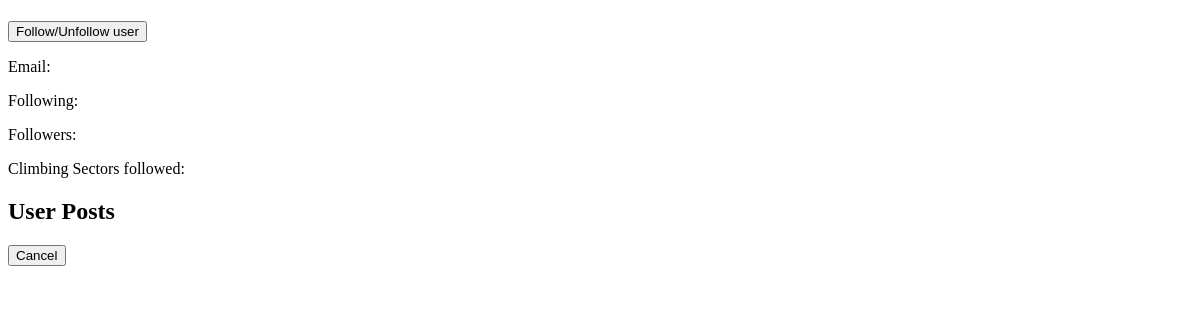
The page /profile/5 on the database as committed earlier.
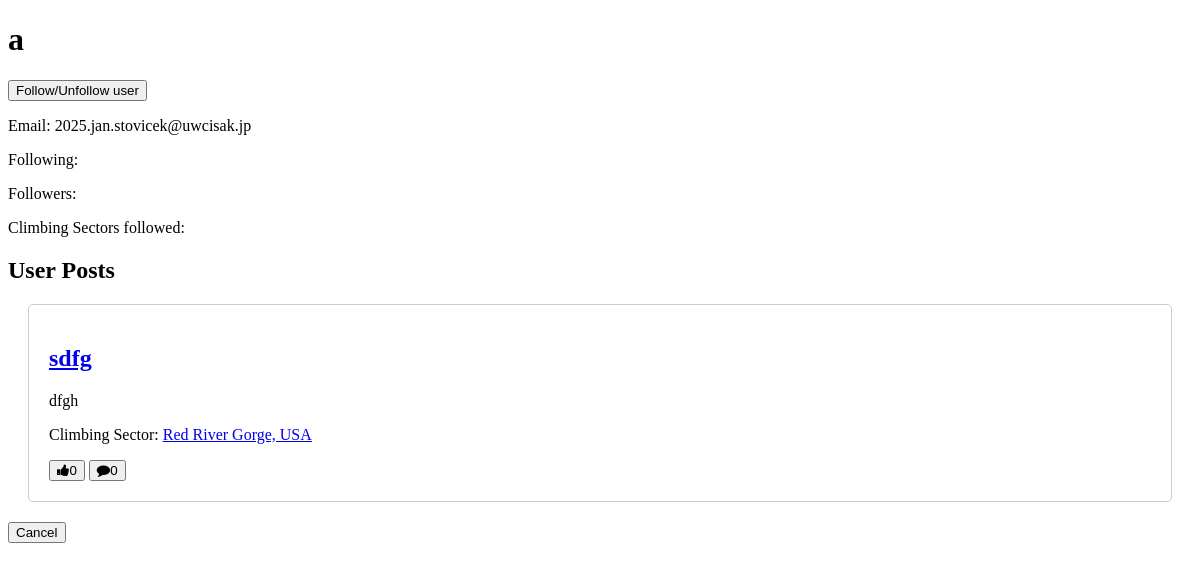
The same page on the database as committed later.
### tables this page shows
CREATE TABLE users (
    id INTEGER PRIMARY KEY,
    username TEXT,
    email TEXT,
    password TEXT
);

CREATE TABLE posts (
    id INTEGER PRIMARY KEY,
    title TEXT,
    body TEXT,
    created_at TIMESTAMP DEFAULT CURRENT_TIMESTAMP,
    likes INT DEFAULT 0,
    user_id INT,
    threat_id INT,
    comments INT DEFAULT 0,
    image_path TEXT,
    FOREIGN KEY (user_id) REFERENCES users(id),
    FOREIGN KEY (threat_id) REFERENCES threats(id)

);

CREATE TABLE threats (
    id INTEGER PRIMARY KEY,
    name TEXT,
    description TEXT
);

### app.py (the view)
@app.route('/profile/<user_id>')
def profile(user_id):
    db = DatabaseWorker('database.db')
    user = db.search(f"SELECT * FROM users WHERE id={user_id}")
    posts = db.search(f"SELECT posts.*, threats.name FROM posts JOIN threats ON posts.threat_id = threats.id WHERE posts.user_id={user_id}", multiple=True)
    following = db.search(f"SELECT users.username FROM followers JOIN users ON followers.following_id = users.id WHERE follower_id={user_id}", multiple=True)
    following = ", ".join([f[0] for f in following])
    followers = db.search(f"SELECT users.username FROM followers JOIN users ON followers.follower_id = users.id WHERE following_id={user_id}", multiple=True)
    followers = ", ".join([f[0] for f in followers])
    threads = db.search(f"SELECT threats.name FROM memberships JOIN threats ON memberships.threat_id = threats.id WHERE user_id={user_id}", multiple=True)
    threads = ", ".join([t[0] for t in threads])
    posts.reverse()
    return render_template('profile.html', user=user, posts=posts, following=following, followers=followers, threads=threads)

### database_worker.py (called while the page is built)
    def search(self, query, multiple=False):
        result = self.cursor.execute(query)
        if multiple:
            return result.fetchall() # returns multiple valuses in a list
        else:
            return result.fetchone() # returns a singele value

### templates/profile.html (shortened to what this page needs)
<!DOCTYPE html>
<html>
<head>
    <link rel="stylesheet" href="https://cdn.jsdelivr.net/npm/cirrus-ui/dist/cirrus.min.css">
    <link rel="stylesheet" href="/static/style.css">
    <link rel="stylesheet" href="https://cdnjs.cloudflare.com/ajax/libs/font-awesome/4.7.0/css/font-awesome.min.css">
</head>
<body>
    <h1>{{ user[1] }}</h1>
    <button type="button" class="btn-light" onclick="window.location.href='/follow/user/{{ user[0] }}'">Follow/Unfollow user</button>
    <p>Email: {{ user[2] }}</p>
    <p>Following: {{ following }}</p>
    <p>Followers: {{ followers }}</p>
    <p>Climbing Sectors followed: {{ threads }}</p>
    <h2>User Posts</h2>
    {% for post in posts %}
    <div class="post">
        <h2><a href="/post/{{ post[0] }}">{{ post[1] }}</a></h2>
        <p>{{ post[2] }}</p>
        <p>Climbing Sector: <a href="/thread/{{ post[6] }}">{{ post[9] }}</a></p>
        <button type="button" class="btn-transparent" onclick="window.location.href='/like/{{ post[0] }}'"><i class="fa fa-thumbs-up"></i>{{ post[4] }}</button>
        <button type="button" class="btn-transparent"><i class="fa fa-comment"></i>{{ post[7] }}</button>
    </div>
    {% endfor %}
    <button type="button" class="cancelbtn" onclick="window.location.href='/home'">Cancel</button></body>
</html>

Rows that differ between the two databases and show on the page:
added users: username "a", email "2025.jan.stovicek@uwcisak.jp"
added posts: title "sdfg", body "dfgh", name "Red River Gorge, USA", likes "0", comments "0"
